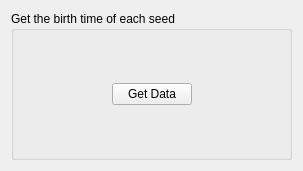
<?xml version="1.0" encoding="UTF-8"?>
<ui version="4.0">
 <class>Form</class>
 <widget class="QWidget" name="Form">
  <property name="geometry">
   <rect>
    <x>0</x>
    <y>0</y>
    <width>303</width>
    <height>171</height>
   </rect>
  </property>
  <property name="windowTitle">
   <string>Birth Time</string>
  </property>
  <layout class="QVBoxLayout" name="verticalLayout_2">
   <item>
    <widget class="QGroupBox" name="groupBox">
     <property name="title">
      <string>Get the birth time of each seed</string>
     </property>
     <layout class="QVBoxLayout" name="verticalLayout">
      <item>
       <layout class="QHBoxLayout" name="horizontalLayout">
        <item>
         <spacer name="horizontalSpacer_3">
          <property name="orientation">
           <enum>Qt::Horizontal</enum>
          </property>
          <property name="sizeHint" stdset="0">
           <size>
            <width>40</width>
            <height>20</height>
           </size>
          </property>
         </spacer>
        </item>
        <item>
         <widget class="QPushButton" name="commit_button">
          <property name="text">
           <string>Get Data</string>
          </property>
         </widget>
        </item>
        <item>
         <spacer name="horizontalSpacer_2">
          <property name="orientation">
           <enum>Qt::Horizontal</enum>
          </property>
          <property name="sizeHint" stdset="0">
           <size>
            <width>40</width>
            <height>20</height>
           </size>
          </property>
         </spacer>
        </item>
       </layout>
      </item>
     </layout>
    </widget>
   </item>
  </layout>
 </widget>
 <resources/>
 <connections/>
</ui>
